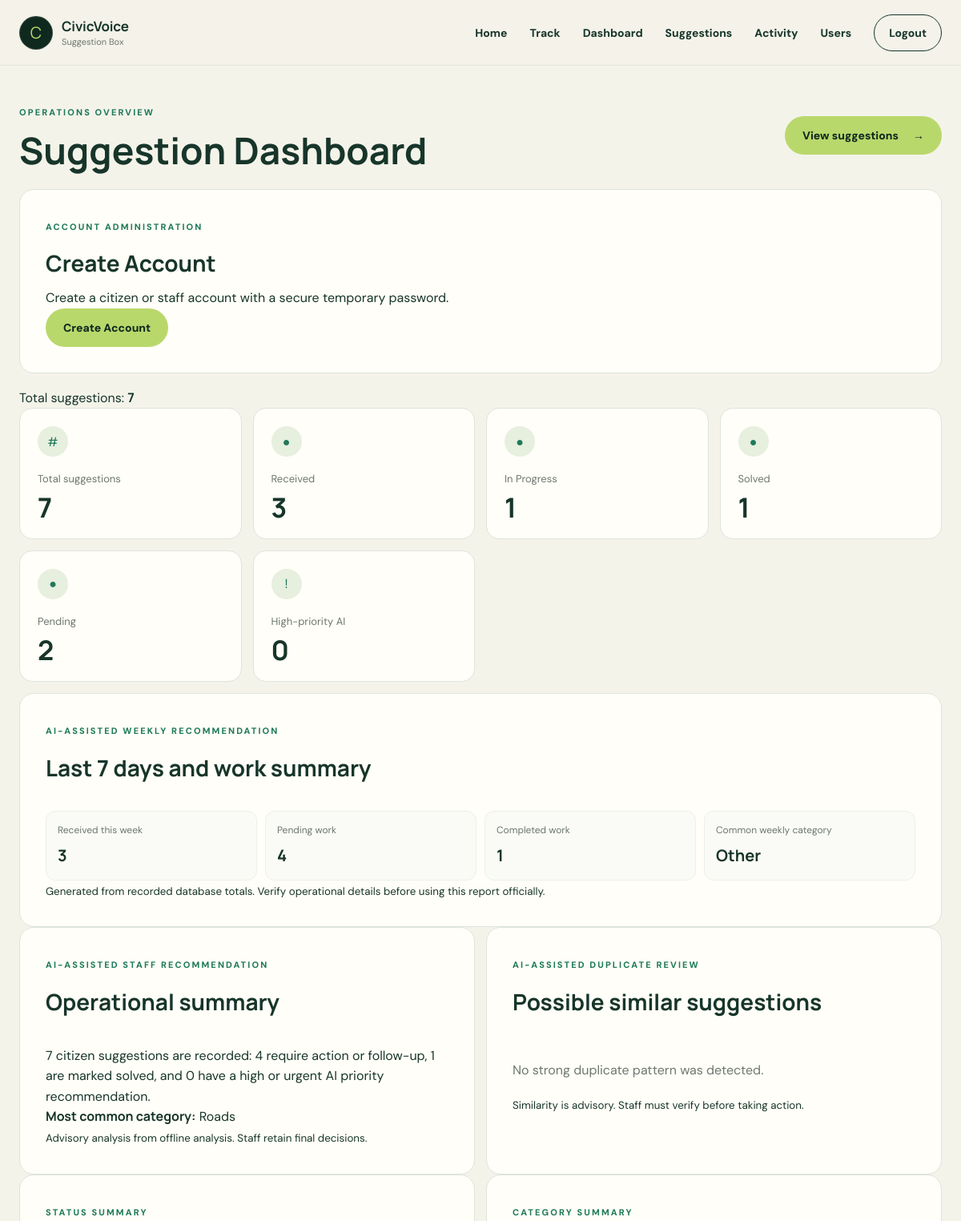
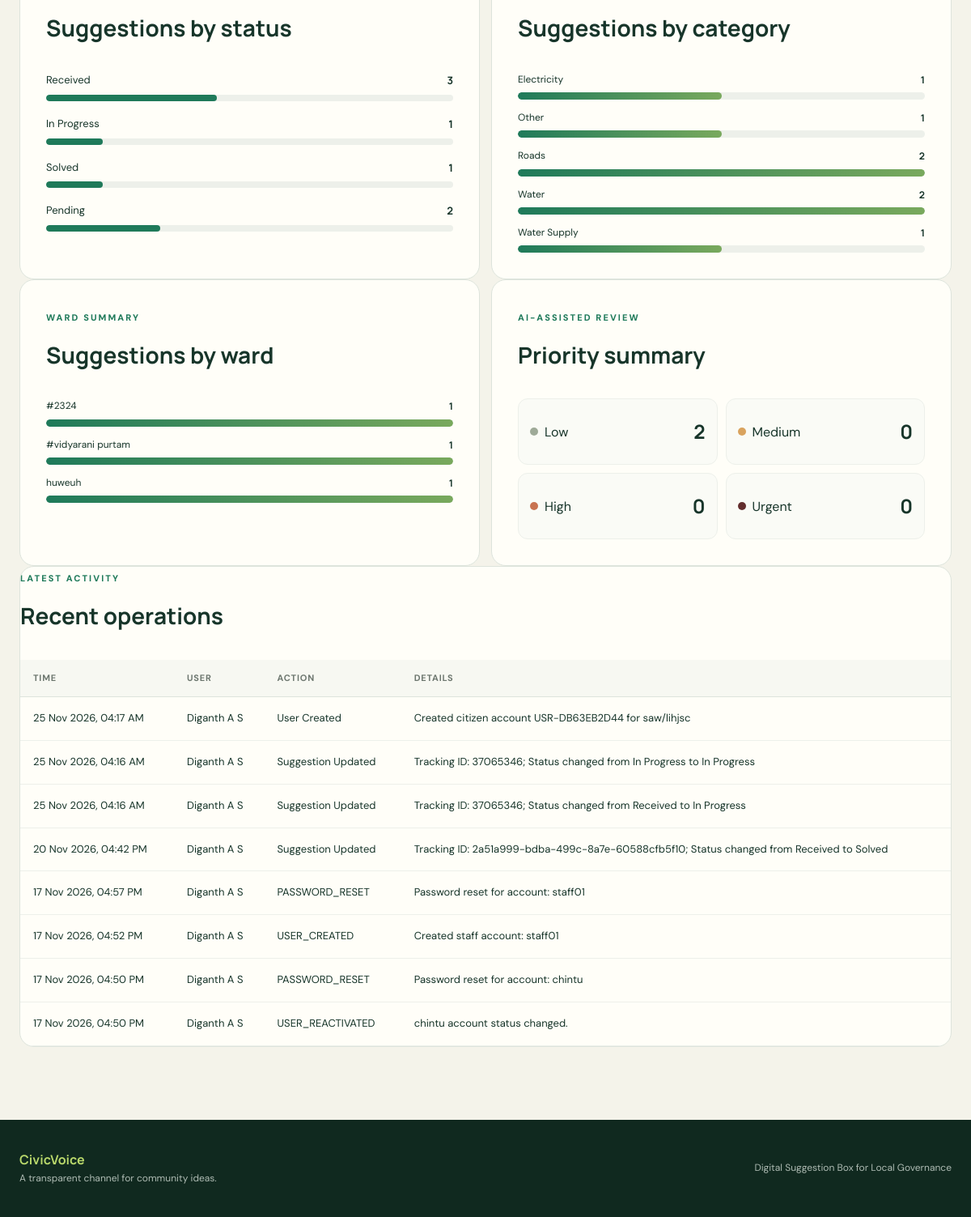
The page /dashboard (signed in) on the database its author committed (2 pictures, top to bottom).
### app/models.py (models this page shows)
class Suggestion(db.Model):
    id = db.Column(db.Integer, primary_key=True)
    tracking_id = db.Column(
        db.String(8),
        unique=True,
        nullable=False,
        default=lambda: f"{secrets.randbelow(100_000_000):08d}"
    )
    name = db.Column(db.String(100), nullable=False)
    title = db.Column(db.String(150), nullable=True)
    category = db.Column(db.String(100), nullable=False)
    description = db.Column(db.Text, nullable=False)
    status = db.Column(
        db.String(30),
        default="Received",
        nullable=False
    )
    ward = db.Column(db.String(100), nullable=True)
    officer_remark = db.Column(db.Text, nullable=True)
    photo_filename = db.Column(db.String(255), nullable=True)
    ai_priority = db.Column(db.String(20), nullable=True)
    ai_priority_reason = db.Column(db.Text, nullable=True)
    ai_priority_provider = db.Column(db.String(30), nullable=True)
    created_at = db.Column(
        db.DateTime,
        default=datetime.utcnow
    )

class ActivityLog(db.Model):
    id = db.Column(db.Integer, primary_key=True)
    user_id = db.Column(
        db.Integer,
        db.ForeignKey("user.id", ondelete="SET NULL"),
        nullable=True
    )
    action = db.Column(db.String(100), nullable=False)
    details = db.Column(db.Text, nullable=True)
    created_at = db.Column(
        db.DateTime,
        default=datetime.utcnow
    )

class User(UserMixin, db.Model):
    id = db.Column(db.Integer, primary_key=True)
    public_user_id = db.Column(db.String(20), unique=True, nullable=True)
    username = db.Column(
        db.String(80),
        unique=True,
        nullable=False
    )
    full_name = db.Column(db.String(100), nullable=True)
    mobile_number = db.Column(db.String(16), unique=True, nullable=True)
    email = db.Column(db.String(254), unique=True, nullable=True)
    password_hash = db.Column(db.String(255), nullable=False)
    role = db.Column(db.String(20), nullable=False)
    is_active = db.Column(
        db.Boolean,
        default=True,
        nullable=False
    )
    must_change_password = db.Column(
        db.Boolean,
        default=True,
        nullable=False
    )
    failed_login_attempts = db.Column(
        db.Integer,
        default=0,
        nullable=False
    )
    locked_until = db.Column(db.DateTime, nullable=True)
    setup_token_nonce = db.Column(db.String(64), nullable=True)
    created_at = db.Column(
        db.DateTime,
        default=datetime.utcnow
    )

### app/routes.py (the view)
    @app.route("/dashboard")
    @staff_required
    def dashboard():
        status_counts = dict(
            db.session.query(Suggestion.status, db.func.count(Suggestion.id))
            .group_by(Suggestion.status)
            .all()
        )
        statuses = ["Received", "In Progress", "Solved"]
        statuses.extend(
            status for status in status_counts if status not in statuses
        )
        status_counts = {
            status: status_counts.get(status, 0)
            for status in statuses
        }
        category_counts = (
            db.session.query(
                Suggestion.category,
                db.func.count(Suggestion.id)
            )
            .group_by(Suggestion.category)
            .order_by(Suggestion.category)
            .all()
        )
        ward_counts = (
            db.session.query(
                Suggestion.ward,
                db.func.count(Suggestion.id)
            )
            .filter(Suggestion.ward.isnot(None))
            .filter(Suggestion.ward != "")
            .group_by(Suggestion.ward)
            .order_by(Suggestion.ward)
            .all()
        )
        priority_counts = dict(
            db.session.query(Suggestion.ai_priority, db.func.count(Suggestion.id))
            .filter(Suggestion.ai_priority.isnot(None))
            .group_by(Suggestion.ai_priority)
            .all()
        )
        high_priority_count = Suggestion.query.filter(
            Suggestion.ai_priority.in_(["High", "Urgent"])
        ).count()
        recent_activity = (
            db.session.query(ActivityLog, User.username)
            .outerjoin(User, ActivityLog.user_id == User.id)
            .order_by(ActivityLog.created_at.desc(), ActivityLog.id.desc())
            .limit(8)
            .all()
        )
        all_suggestions = Suggestion.query.all()
        week_start = datetime.utcnow() - timedelta(days=7)
        weekly_suggestions = Suggestion.query.filter(
            Suggestion.created_at >= week_start
        ).all()
        weekly_category_counts = dict(
            db.session.query(
                Suggestion.category,
                db.func.count(Suggestion.id),
            )
            .filter(Suggestion.created_at >= week_start)
            .group_by(Suggestion.category)
            .all()
        )
        weekly_report = {
            "received": len(weekly_suggestions),
            "pending": sum(
                1 for suggestion in all_suggestions
                if suggestion.status in ["Received", "In Progress"]
            ),
            "completed": sum(
                1 for suggestion in all_suggestions
                if suggestion.status == "Solved"
            ),
            "common_category": (
                max(weekly_category_counts, key=weekly_category_counts.get)
                if weekly_category_counts else "No submissions"
            ),
        }
        staff_summary = generate_staff_summary(
            all_suggestions,
            status_counts=status_counts,
            category_counts=dict(category_counts),
        )
        similar_suggestions = find_similar_suggestions(all_suggestions)
        return render_template(
            "dashboard.html",
            total_suggestions=sum(status_counts.values()),
            status_counts=status_counts,
            category_counts=category_counts,
            ward_counts=ward_counts,
            category_max=max([count for _, count in category_counts] or [0]),
            ward_max=max([count for _, count in ward_counts] or [0]),
            priority_counts={
                priority: priority_counts.get(priority, 0)
                for priority in ["Low", "Medium", "High", "Urgent"]
            },
            high_priority_count=high_priority_count,
            recent_activity=recent_activity,
            staff_summary=staff_summary,
            similar_suggestions=similar_suggestions,
            weekly_report=weekly_report,
        )

### app/__init__.py (called while the page is built)
@login_manager.user_loader
def load_user(user_id):
    from app.models import User
    try:
        user_id = int(user_id)
    except (TypeError, ValueError):
        return None
    user = db.session.get(User, user_id)
    if user is None or not user.is_active:
        return None
    return user

### app/ai_service.py (called while the page is built, shortened)
def find_similar_suggestions(suggestions, limit=5):
    matches = []
    for index, suggestion in enumerate(suggestions):
        for other in suggestions[index + 1:]:
            if suggestion.category == other.category:
                similarity = SequenceMatcher(
                    None,
                    suggestion.description.lower(),
                    other.description.lower(),
                ).ratio()
            else:
                similarity = 0
            if len(matches) >= limit:
                return matches
    return matches

### app/routes.py (called while the page is built)
def staff_required(view_function):
    @wraps(view_function)
    @login_required
    def wrapped_view(*args, **kwargs):
        if current_user.role not in ["admin", "staff"]:
            abort(403)
        return view_function(*args, **kwargs)
    return wrapped_view

### app/templates/dashboard.html (shortened to what this page needs)
{% extends "base.html" %}
{% block content %}
<div class="dashboard-header">
    <div>
        <span class="eyebrow">Operations overview</span>
        <h1>Suggestion Dashboard</h1>
    </div>
    <div>
        <a class="btn btn-primary" href="{{ url_for('manage_suggestions') }}">View suggestions <span>→</span></a>
    </div>
</div>
{% if current_user.role == "admin" %}
<section class="form-container">
    <span class="eyebrow">Account administration</span>
    <h2>Create Account</h2>
    <p>Create a citizen or staff account with a secure temporary password.</p>
    <a class="btn btn-primary" href="{{ url_for('create_user') }}">Create Account</a>
</section>
{% endif %}
<p>Total suggestions: <strong>{{ total_suggestions }}</strong></p>
<section class="stat-grid" aria-label="Suggestion totals">
    <article class="stat-card">
        <span class="stat-icon">#</span>
        <p>Total suggestions</p>
        <strong>{{ total_suggestions }}</strong>
    </article>
    {% for status, count in status_counts.items() %}
    <article class="stat-card">
        <span class="stat-icon">●</span>
        <p>{{ status }}</p>
        <strong>{{ count }}</strong>
    </article>
    {% endfor %}
    <article class="stat-card high-priority-card">
        <span class="stat-icon">!</span>
        <p>High-priority AI</p>
        <strong>{{ high_priority_count }}</strong>
    </article>
</section>
<section class="form-container analytics-card ai-recommendation-card weekly-report-card">
    <div class="panel-heading">
        <div>
            <span class="eyebrow">AI-assisted weekly recommendation</span>
            <h2>Last 7 days and work summary</h2>
        </div>
    </div>
    <div class="weekly-report-grid">
        <div><span>Received this week</span><strong>{{ weekly_report.received }}</strong></div>
        <div><span>Pending work</span><strong>{{ weekly_report.pending }}</strong></div>
        <div><span>Completed work</span><strong>{{ weekly_report.completed }}</strong></div>
        <div><span>Common weekly category</span><strong>{{ weekly_report.common_category }}</strong></div>
    </div>
    <small>Generated from recorded database totals. Verify operational details before using this report officially.</small>
</section>
<section class="dashboard-grid">
    <article class="form-container analytics-card ai-recommendation-card">
        <div class="panel-heading">
            <div>
                <span class="eyebrow">AI-assisted staff recommendation</span>
                <h2>Operational summary</h2>
            </div>
        </div>
        <p>{{ staff_summary.summary }}</p>
        <p><strong>Most common category:</strong> {{ staff_summary.common_category }}</p>
        <small>Advisory analysis from {{ staff_summary.provider }}. Staff retain final decisions.</small>
    </article>
    <article class="form-container analytics-card ai-recommendation-card">
        <div class="panel-heading">
            <div>
                <span class="eyebrow">AI-assisted duplicate review</span>
                <h2>Possible similar suggestions</h2>
            </div>
        </div>
        {% if similar_suggestions %}
            <ul class="similar-suggestion-list">
                {% for match in similar_suggestions %}
                    <li>
                        <strong>{{ match.tracking_id }}</strong>
                        and
                        <strong>{{ match.similar_tracking_id }}</strong>
                        <span>{{ match.similarity }}% similar</span>
                    </li>
                {% endfor %}
            </ul>
        {% else %}
            <p class="empty-state">No strong duplicate pattern was detected.</p>
        {% endif %}
        <small>Similarity is advisory. Staff must verify before taking action.</small>
    </article>
</section>
<section class="dashboard-grid">
    <article class="form-container analytics-card">
        <div class="panel-heading">
            <div>
                <span class="eyebrow">Status summary</span>
                <h2>Suggestions by status</h2>
            </div>
        </div>
        <div class="status-bars">
            {% for status, count in status_counts.items() %}
                {% set percentage = (count * 100 // total_suggestions) if total_suggestions else 0 %}
                <div class="status-bar-row">
                    <div><span>{{ status }}</span><strong>{{ count }}</strong></div>
                    <div class="progress-track"><span style="width: {{ percentage }}%"></span></div>
                </div>
            {% endfor %}
        </div>
    </article>
    <article class="form-container analytics-card">
        <div class="panel-heading">
            <div>
                <span class="eyebrow">Category summary</span>
                <h2>Suggestions by category</h2>
            </div>
        </div>
        {% if category_counts %}
            <div class="bar-chart" role="img" aria-label="Suggestions by category">
                {% for category, count in category_counts %}
                    {% set bar_width = (count * 100 // category_max) if category_max else 0 %}
                    <div class="chart-bar-row">
                        <div><span>{{ category }}</span><strong>{{ count }}</strong></div>
                        <div class="chart-bar-track"><span style="width: {{ bar_width }}%"></span></div>
                    </div>
                {% endfor %}
            </div>
        {% else %}
            <p class="empty-state">No suggestions have been submitted yet.</p>
        {% endif %}
    </article>
</section>
<section class="dashboard-grid">
    <article class="form-container analytics-card">
        <div class="panel-heading">
            <div>
                <span class="eyebrow">Ward summary</span>
                <h2>Suggestions by ward</h2>
            </div>
        </div>
        {% if ward_counts %}
            <div class="bar-chart" role="img" aria-label="Suggestions by ward">
                {% for ward, count in ward_counts %}
                    {% set bar_width = (count * 100 // ward_max) if ward_max else 0 %}
                    <div class="chart-bar-row">
                        <div><span>{{ ward }}</span><strong>{{ count }}</strong></div>
                        <div class="chart-bar-track"><span style="width: {{ bar_width }}%"></span></div>
                    </div>
                {% endfor %}
            </div>
        {% else %}
            <p class="empty-state">No ward information has been submitted.</p>
        {% endif %}
    </article>
    <article class="form-container analytics-card">
        <div class="panel-heading">
            <div>
                <span class="eyebrow">AI-assisted review</span>
                <h2>Priority summary</h2>
            </div>
        </div>
        <div class="priority-chart" role="img" aria-label="AI priority distribution">
            {% for priority, count in priority_counts.items() %}
                <div class="priority-chart-item">
                    <span class="priority-dot priority-dot-{{ priority|lower }}"></span>
                    <span>{{ priority }}</span>
                    <strong>{{ count }}</strong>
                </div>
            {% endfor %}
        </div>
    </article>
</section>
<section class="form-container table-panel recent-activity">
    <div class="panel-heading">
        <div>
            <span class="eyebrow">Latest activity</span>
            <h2>Recent operations</h2>
        </div>
    </div>
    {% if recent_activity %}
        <div class="table-scroll">
            <table class="modern-table">
                <thead>
                    <tr><th>Time</th><th>User</th><th>Action</th><th>Details</th></tr>
                </thead>
                <tbody>
                    {% for log, username in recent_activity %}
                        <tr>
                            <td>{{ log.created_at.strftime("%d %b %Y, %I:%M %p") }}</td>
                            <td>{{ username or "Deleted user" }}</td>
                            <td>{{ log.action }}</td>
                            <td>{{ log.details or "No details provided." }}</td>
                        </tr>
                    {% endfor %}
                </tbody>
            </table>
        </div>
    {% else %}
        <p class="empty-state">No operational activity has been recorded.</p>
    {% endif %}
</section>
{% endblock %}

### rows shown on the page
Suggestion: status "Received", id "3", {{ percentage }} 42 (drawn)
Suggestion: status "In Progress", count "1", {{ percentage }} 14 (drawn), category "Water Supply", {{ bar_width }} 50 (drawn)
Suggestion: status "Solved", count "1", {{ percentage }} 14 (drawn)
Suggestion: status "Pending", id "2", {{ percentage }} 28 (drawn), category "Roads", {{ bar_width }} 100 (drawn)
Suggestion: common_category "Other", category "Other", count "1", {{ bar_width }} 50 (drawn)
Suggestion: category "Electricity", count "1", {{ bar_width }} 50 (drawn)
ActivityLog: created_at "25 Nov 2026, 04:17 AM", username "Diganth A S", action "User Created", details "Created citizen account USR-DB63EB2D44 for saw/lihjsc"
ActivityLog: created_at "25 Nov 2026, 04:16 AM", username "Diganth A S", action "Suggestion Updated", details "Tracking ID: 37065346; Status changed from In Progress to In Progress"
ActivityLog: created_at "25 Nov 2026, 04:16 AM", username "Diganth A S", action "Suggestion Updated", details "Tracking ID: 37065346; Status changed from Received to In Progress"
ActivityLog: created_at "20 Nov 2026, 04:42 PM", username "Diganth A S", action "Suggestion Updated", details "Tracking ID: 2a51a999-bdba-499c-8a7e-60588cfb5f10; Status changed from Received to Solved"
ActivityLog: created_at "17 Nov 2026, 04:57 PM", username "Diganth A S", action "PASSWORD_RESET", details "Password reset for account: staff01"
ActivityLog: created_at "17 Nov 2026, 04:52 PM", username "Diganth A S", action "USER_CREATED", details "Created staff account: staff01"
ActivityLog: created_at "17 Nov 2026, 04:50 PM", username "Diganth A S", action "PASSWORD_RESET", details "Password reset for account: chintu"
ActivityLog: created_at "17 Nov 2026, 04:50 PM", username "Diganth A S", action "USER_REACTIVATED", details "chintu account status changed."

### other values the page prints
{{ total_suggestions }} "7"
{{ high_priority_count }} "0"
{{ weekly_report.received }} "3"
{{ weekly_report.pending }} "4"
{{ weekly_report.completed }} "1"
{{ staff_summary.summary }} "7 citizen suggestions are recorded: 4 require action or follow-up, 1 are marked solved, and 0 have a high or urgent AI priority recommendation."
{{ staff_summary.common_category }} "Roads"
{{ staff_summary.provider }} "offline analysis"
{{ category }} "Water"
{{ count }} "2"
{{ ward }} "#2324" "#vidyarani purtam" "huweuh"
{{ count }} "1" "1" "1"
{{ priority }} "Low" "Medium" "High" "Urgent"
{{ count }} "2" "0" "0" "0"
